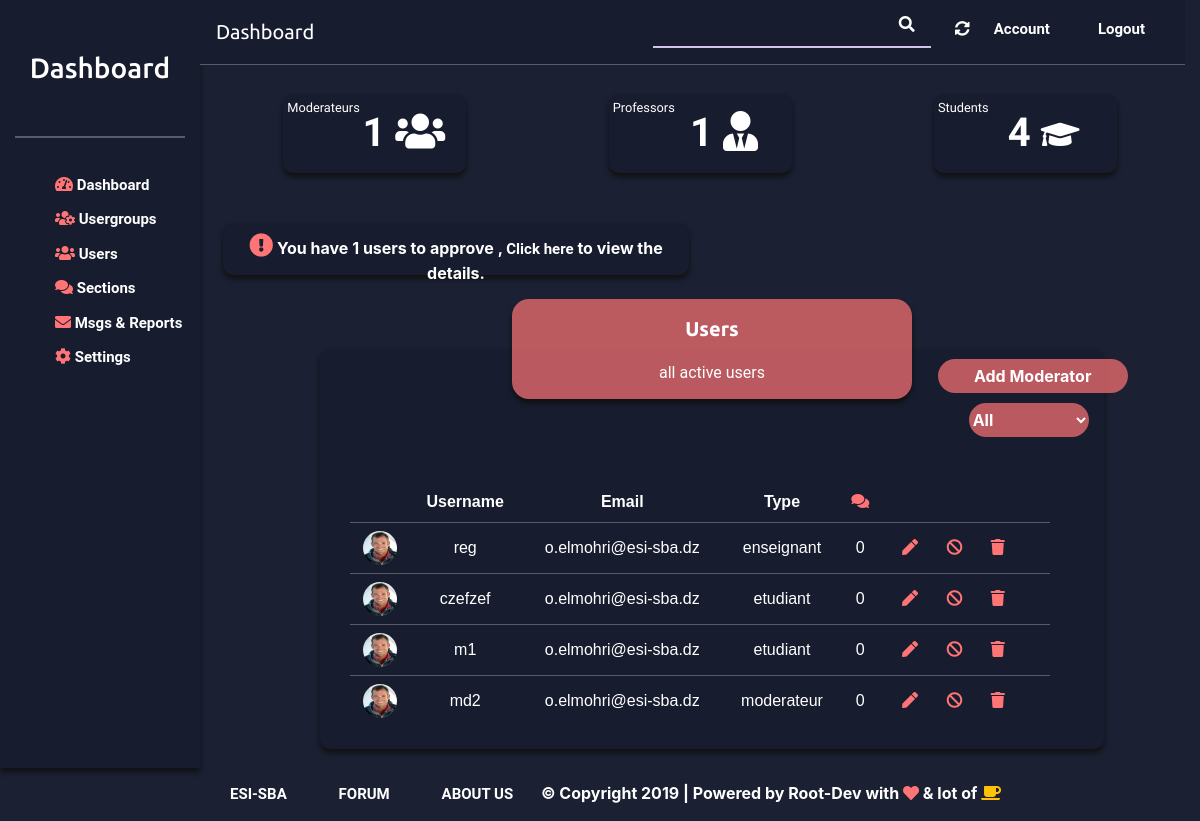
/users, run on an earlier commit of the app's database.
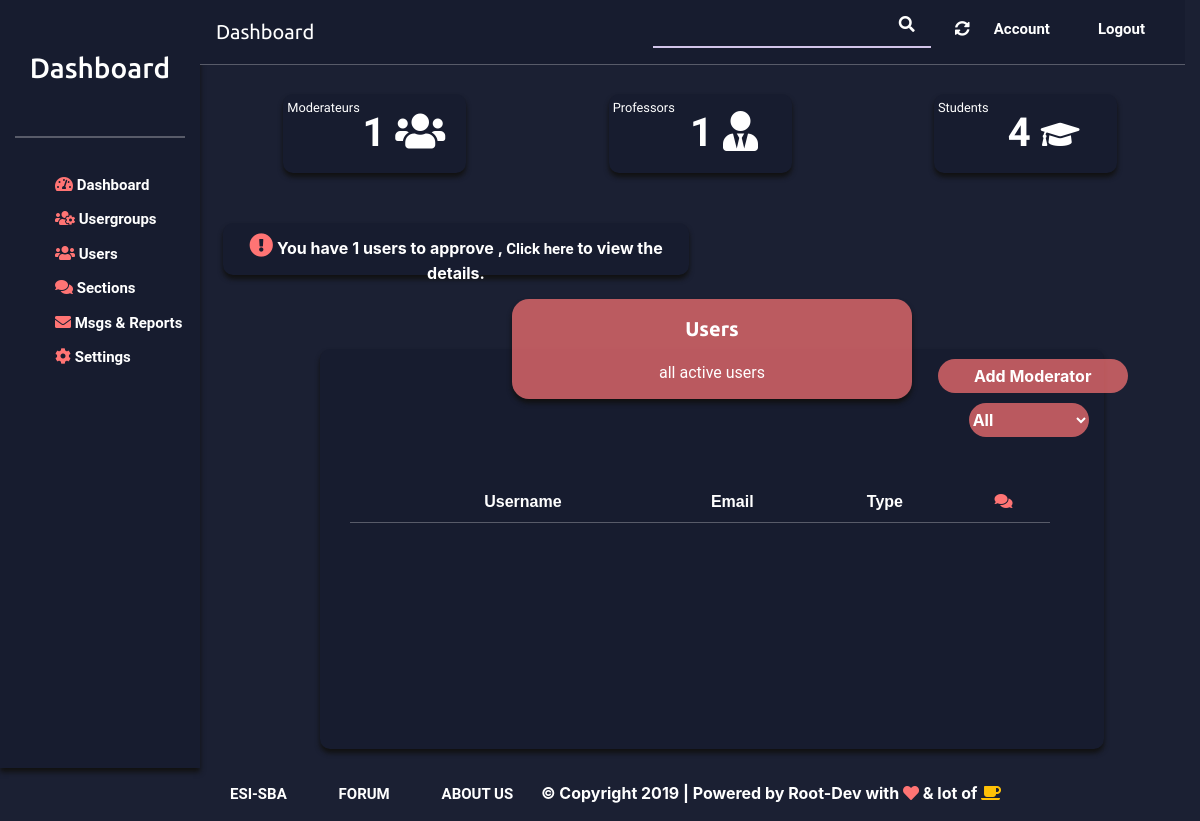
And on a later commit of the database.
### Main/models.py (models this page shows, shortened)
class Profile (models.Model):
    user = models.OneToOneField(settings.AUTH_USER_MODEL,on_delete=models.CASCADE,related_name="profile")
    name = models.CharField(max_length=20)
    surname = models.CharField(max_length=20)
    numero_telephone = models.IntegerField(null=True)
    promotion = models.CharField(choices=PROMO,default='1cpi',max_length=3,null=True)
    bio = models.TextField(null=True)
    slug = models.SlugField(max_length=250,unique =True,null=True)
    publication_enregistrer = models.ForeignKey(Publication,on_delete=models.CASCADE,null=True)
    image = models.ImageField(null=True,upload_to='profile_pics')
    is_appoved =models.BooleanField(default=False)

class Utilisateur(AbstractUser):
    role = models.CharField(choices=ROLE,default='etudiant',max_length=10)

### Main/views.py (the view, shortened to what this page needs)
# urls.py: path('users', views.users, name='users'),
def users(request):
    users=Profile.objects.filter(is_appoved=True)
    if request.method=='POST' and 'delete' in request.POST:
            formd =deleteForm(request.POST)
            if formd.is_valid():
               Utilisateur.objects.filter(username=formd.cleaned_data.get('username')).delete()
    if request.method == 'POST' and 'addmod' in request.POST:
        formadd = addmodForm(request.POST)
        if formadd.is_valid():
            Utilisateur.objects.create(username=formadd.cleaned_data.get('username'), email=formadd.cleaned_data.get('email'),password=formadd.cleaned_data.get('password'),role="moderateur")
    formadd=addmodForm(request.POST)
    formdelete=deleteForm()
    formselect=listuserForm()
    formusers = userUpdate()
    formuserno=approveForm()
    nbstd=Utilisateur.objects.filter(role="etudiant").count()
    nbprof=Utilisateur.objects.filter(role="enseignant").count()
    nbpmod=Utilisateur.objects.filter(role="moderateur").count()
    usersNo=Profile.objects.filter(is_appoved=False)
    return render(request, 'Main/admin/Users.html', {"usersNo":usersNo,
                                                     "users":users,
                                                      "formusers":formusers,
                                                      "formuserno":formuserno,
                                                      "formselect":formselect,
                                                      "formdelete":formdelete,
                                                      "formadd":formadd,
                                                      "nbstd":nbstd,
                                                      "nbprof":nbprof,
                                                      "nbpmod":nbpmod,
                                                        })

### Main/templates/Main/admin/Users.html (shortened to what this page needs)
{% extends "./dashboardBse.html" %}
{% load widget_tweaks %}
{% load static %}
{%block content%}
<div class="row ml-4">
                        <div class="col-4">
                                <div id="members">
                                    <small class="float-left mt-1 ml-1">Moderateurs</small>
                                    <div class="text-dash">
                                {{nbpmod}} <span class="fa fa-users"></span>
                                </div>
                            </div>
                        </div>
                        <div class="col-4">
                                <div id="total-topics">
                                    <small class="float-left mt-1 ml-1">Professors</small>
                                    <div class="text-dash">
                                {{nbprof}} <span class="fa fa-user-tie"></span>
                                </div>
                            </div>
                        </div>
                        <div class="col-4">
                            <div id="online">
                                <small class="float-left mt-1 ml-1">Students</small>
                                <div class="text-dash">
                                        {{nbstd}} <span class="fa fa-graduation-cap" style="font-size:31px;"></span>
                                </div>
                            </div>
                        </div>
                    </div>
                <div class="row ml-2">
                    <div class="col-6">
                      <div class="admin-usr-notif  text-center" {% if usersNo.count  == 0  %} style="opacity:0"{% endif %} >
                            <span class="fa fa-exclamation-circle icons admin-notif-spn"></span>
                            You have {{usersNo.count}} users to approve , <a href="#" class="menu-item" data-toggle="modal" data-target="#usersApprove" onclick="getUsersNo()">Click here</a> to view the details.
                        </div>
                    </div>
                </div>
                <div class="row ml-4">
                    <div class="col-md-10 mt-4 col-center">
                            <div class="float-right">
                            <button class="btn-new ml-4 " style="width: 100%;" type="button" data-toggle="modal" data-target="#modPop">
                              Add Moderator
                            </button>
                                    <div class="row">
                                        <div class="col">
                                                <div class="col-12 mr-4"  >
                                                            <form method="POST">
                                                                {% render_field  formselect.select   class=" btn-new float-right mb-4" onclick="slectfnct()" %}
                                                            </form>
                                                </div>
                                        </div>
                                    </div>
                                </div>
                        <div class="box">
                            <p>Users</p>
                            <span class="table-caption">
                                all active users </span>
                        </div>
                        <div class="tab" style="height:400px ">
                         <div style="height:280px;width:700px; overflow-y:scroll;position :relative;top:-20px"  >
                            <table>
                                <tr>
                                    <th></th>
                                    <th>Username</th>
                                    <th>Email</th>
                                    <th>Type</th>
                                    <th><span class="fa fa-comments icons"></th>
                                </tr>
                                {% for userr in users %}
                                  <tr>
                                    <td>
                                        <img src="../images/avatars/1.jpg" class="usr-tab">
                                    </td>
                                    <td>{{userr.user.username}} </td>
                                    <td>{{userr.user.email}}</td>
                                    <td>{{userr.user.role}}</td>
                                    <td>{{userr.user.commentes.count}}</td>
                                    <td><a href="#" role="button" data-toggle="modal" data-target="#editUser" onclick="getdata(this)"><span class="fa fa-pen icons mr-4"></span></a>
                                        <a href="#" role="button" data-toggle="modal" data-target="#banPop"><span class="fa fa-ban icons mr-4"></span></a>
                                        <a href="#" role="button" data-toggle="modal" data-target="#deletePop" onclick="delecticn(this)"><span class="fa fa-trash icons mr-4"></span></a>
                                        </td>
                                </tr>
                                {% endfor %}
                            </table>
                            </div>
                        </div>
                    </div>
                </div>
                  <br/><br/><br/>
{% endblock content %}

### Main/templates/Main/admin/dashboardBse.html (shortened to what this page needs)
{% load static %}
<!DOCTYPE html>
<html>
<head>
    <link rel="stylesheet" href="{%static "css/user.css" %}">
    <link rel="stylesheet" href="{%static "css/style.css" %}">
    <link rel="stylesheet" href="{%static "css/bootstrap.css" %}">
    <link rel="stylesheet" href="https://cdn.jsdelivr.net/npm/bootstrap-select@1.13.10/dist/css/bootstrap-select.min.css">
    <link rel="stylesheet" href="https://use.fontawesome.com/releases/v5.8.1/css/all.css"
>
</head>
<body>
    <div class="container-fluid">
        <div class="row">
            <div class="col-2 sidebar-dash">
                <h3 class="mb-4" id="logo-dash">Dashboard</h3>
                <div id="line-dash"></div>
                <div>
                    <ul>
                        <li>
                            <span class="fa fa-tachometer-alt icons"></span>
                            <a href="#" class="menu-item">Dashboard</a></li>
                        <li>
                            <span class="fa fa-users-cog icons"></span>
                            <a href="#" class="menu-item">Usergroups</a></li>
                        <li>
                            <span class="fa fa-users icons"></span>
                            <a href="#" class="menu-item">Users</a></li>
                        <li>
                            <span class="fa fa-comments icons"></span>
                            <a href="#" class="menu-item"> Sections</a></li>
                        <li>
                            <span class="fa fa-envelope icons"></span>
                            <a href="#" class="menu-item"> Msgs & Reports</a></li>
                        <li>
                            <span class="fa fa-cog icons"></span>
                            <a href="#" class="menu-item">Settings</a></li>
                    </ul>
                </div>
            </div>
            <div class="col-10 pl-0">
                <nav class="navbar navbar-expand" role="dashboard">
                    <a class="navbar-brand"> Dashboard</a>
                    <ul class="navbar-nav ml-auto">
                        <li class="nav-item float-right">
                             <label class="field a-field a-field_a1 page__field pt-0 mr-4">
                                        <input class="field__input a-field__input" type="text" placeholder="Search" value="">
                                        <span class="a-field__label-wrap">
                                                <span class="fa fa-search float-right mt-2 mr-3"></span>
                                        </span>
                                    </label>
                        </li>
                        <li class="nav-item float-right mt-2">
                            <a href="#" class="mr-4 menu-item">
                                <span class="fa fa-sync-alt "></span></a>
                        </li>
                        <li class="nav-item float-right mt-2">
                            <a href="#" class="mr-4 menu-item">Account</a>
                        </li>
                        <li class="nav-item float-right mt-2">
                            <a href="#" class="mr-4 ml-4 menu-item">Logout</a>
                        </li>
                    </ul>
                </nav>
                {% block content %}
                {% endblock content %}
                <footer class="footer">
                        <a href="#" class="menu-item mr-4">ESI-SBA</a>
                        <a href="#" class="menu-item ml-4 mr-4">FORUM</a>
                        <a href="#" class="menu-item ml-4 mr-4">ABOUT US</a>
                        <span class="">&copy; Copyright 2019 | Powered by Root-Dev with
                            <span class="fa fa-heart icons"></span> & lot of <span class="fa fa-coffee text-warning"></span>
                        </span>
                </footer>
            </div>
        </div>
    </div>
</html>

What changed in the data, as far as the page shows it:
removed Profile: user.username "reg", user.email "o.elmohri@esi-sba.dz", user.role "enseignant", user.commentes.count "0"
removed Profile: user.username "czefzef", user.email "o.elmohri@esi-sba.dz", user.role "etudiant", user.commentes.count "0"
removed Profile: user.username "m1", user.email "o.elmohri@esi-sba.dz", user.role "etudiant", user.commentes.count "0"
removed Profile: user.username "md2", user.email "o.elmohri@esi-sba.dz", user.role "moderateur", user.commentes.count "0"
